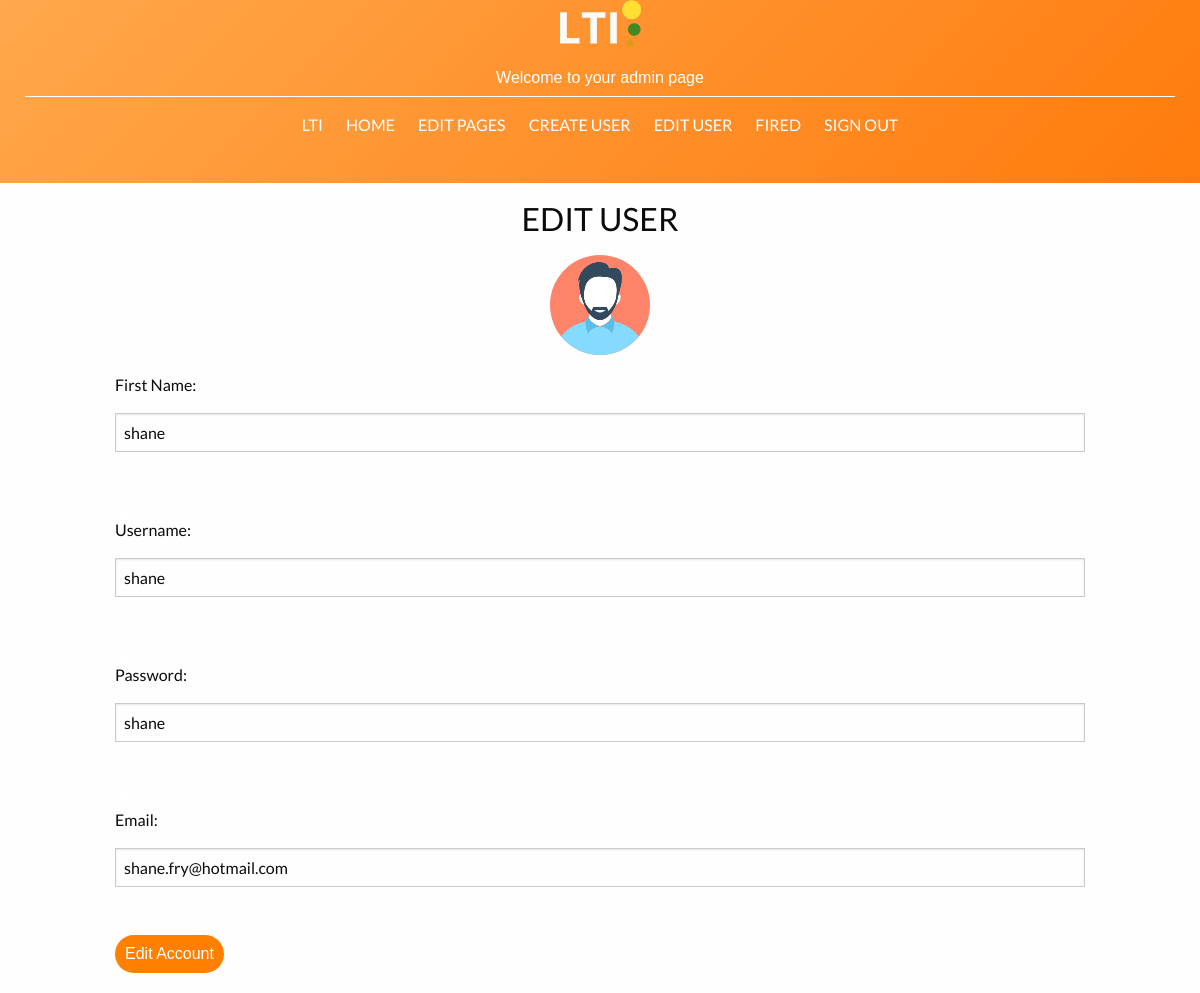
Page /admin/admin_edituser.php (signed in) on the committed database.
### tables this page shows
CREATE TABLE IF NOT EXISTS `tbl_user` (
  `user_id` mediumint(8) UNSIGNED NOT NULL AUTO_INCREMENT,
  `user_fname` varchar(250) NOT NULL,
  `user_name` varchar(250) NOT NULL,
  `user_pass` varchar(250) NOT NULL,
  `user_email` varchar(250) NOT NULL,
  `user_date` timestamp NOT NULL DEFAULT CURRENT_TIMESTAMP,
  `user_ip` varchar(50) NOT NULL DEFAULT 'no',
  `user_status` varchar(45) DEFAULT NULL,
  `user_login_count` smallint(10) DEFAULT NULL,
  `user_verified` varchar(10) NOT NULL,
  PRIMARY KEY (`user_id`)
);

### admin/phpscripts/read.php (called while the page is built, shortened)
<?php
	function getSingle($tbl, $col, $id) {
		include('connect.php');
		$querySingle = "SELECT * FROM {$tbl} WHERE {$col} = {$id}";
		$runSingle = mysqli_query($link, $querySingle);
		if($runSingle){
			return $runSingle;
		}else{
			$error = "There was error accessing this information.  Please contact your admin.";
			return $error;
		}
	}
?>

### admin/admin_edituser.php (the view, shortened to what this page needs)
<?php
	$id = $_SESSION['user_id'];
	$tbl = "tbl_user";
	$col = "user_id";
	$popForm = getSingle($tbl, $col, $id);
	$found_user = mysqli_fetch_array($popForm, MYSQLI_ASSOC);
?>
<!doctype html>
<html>
<head>
<link rel="stylesheet" href="../css/foundation.css">
<link rel="stylesheet" type="text/css" href="css/main.css">
</head>
<body>
	<header class="admin_header bebas">
	<div class="logo">
	<a href="admin_index.php"><img src="../images/logo.png" alt="my logo"></a>
		</div>
			<h1 class="">Welcome to your admin page</h1>
			<div class="row">
					<div class="columns small-12 lato">
						<div>
						<ul class="admin_nav">
							<li><a href="../index.php">LTI</a></li>
						<li><a href="admin_index.php">Home</a></li>
						<li><a href="admin_editall.php">Edit Pages</a></li>
						<li><a href="admin_createuser.php">Create User</a></li>
						<li><a href="admin_edituser.php">Edit User</a></li>
						<li><a href="admin_deleteuser.php">Fired</a></li>
						<li><a href="phpscripts/caller.php?caller_id=logout">Sign Out</a></li>
						</ul>
							</div>
				</div>
			</div>
		</header>
	<section id="edit_user" class="row lato">
		<div class="columns small-10 small-centered">
		<h2 id="edit_user_title">EDIT USER</h2>
		<img class="profile_image center_img" src="images/user.svg" alt="template profile pic" height="100" width="100">
	<form action="admin_edituser.php" method="post">
				<img class="edit_icon" src="images/user-name.svg" alt="icon" height="20" width="20">
	<label>First Name:</label>
	<input class="user_info" type="text" name="fname" value="<?php echo $found_user['user_fname']; ?>
"><br><br>
<img class="edit_icon" src="images/profile.svg" alt="icon" height="20" width="20">
	<label>Username:</label>
	<input class="user_info" type="text" name="username" value="<?php echo $found_user['user_name']; ?>
"><br><br>
<img class="edit_icon" src="images/lock.svg" alt="icon" height="20" width="20">
	<label>Password:</label>
	<input class="user_info" type="text" name="password" value="<?php echo $found_user['user_pass']; ?>
"><br><br>
<img class="edit_icon" src="images/email.svg" alt="icon" height="20" width="20">
	<label>Email:</label>
	<input class="user_info" type="text" name="email" value="<?php echo $found_user['user_email']; ?>
"><br><br>
	<input class="user_info submit" type="submit" name="submit" value="Edit Account">
	</form>
	</div>
</section>
</body>
</html>

### admin/css/main.css (style rules this page uses)
html, body, div, span, applet, object, iframe, h1, h2, h3, h4, h5, h6, p, blockquote, pre, a, abbr, acronym, address, big, cite, code, del, dfn, em, img, ins, kbd, q, s, samp, small, strike, strong, sub, sup, tt, var, b, u, i, center, dl, dt, dd, ol, ul, li, fieldset, form, label, legend, table, caption, tbody, tfoot, thead, tr, th, td, article, aside, canvas, details, embed, figure, figcaption, footer, header, hgroup, menu, nav, output, ruby, section, summary, time, mark, audio, video { margin: 0; padding: 0; border: 0; font-size: 100%; font: inherit; vertical-align: baseline; }
article, aside, details, figcaption, figure, footer, header, hgroup, menu, nav, section { display: block; }
body { line-height: 1; }
ol, ul { list-style: none; }
.lato { font-family: 'Lato', sans-serif; }
.bebas { font-family: bebas, sans-serif; }
.submit { background-color: #ff7f00; border: none; color: white; padding: 10px; text-align: center; text-decoration: none; display: inline-block; font-size: 16px; cursor: pointer; border-radius: 20px; margin-bottom: 20px; }
.center_img { display: block; margin: 0 auto; }
label { margin-bottom: 20px; }
.admin_header { text-align: center; padding-bottom: 20px; margin-bottom: 20px; color: white; background: rgb(255,168,76); background: -moz-linear-gradient(-45deg, rgba(255,168,76,1) 0%, rgba(255,123,13,1) 100%); background: -webkit-linear-gradient(-45deg, rgba(255,168,76,1) 0%,rgba(255,123,13,1) 100%); background: linear-gradient(135deg, rgba(255,168,76,1) 0%,rgba(255,123,13,1) 100%); filter: progid:DXImageTransform.Microsoft.gradient( startColorstr='#ffa84c', endColorstr='#ff7b0d',GradientType=1 ); }
.logo { margin-bottom: 20px; }
.admin_nav { text-transform: uppercase; border-top: 1px solid white; list-style:none; margin:10px; padding:10px; text-align:center; }
.admin_nav li { display:inline; }
.admin_nav a { display:inline-block; padding:10px; color: white; }
#edit_user_title { text-align: center; font-size: 2em; margin-bottom: 20px; }

### rows in the picture
tbl_user: fname "shane", username "shane", password "shane", email "shane.fry@hotmail.com"
